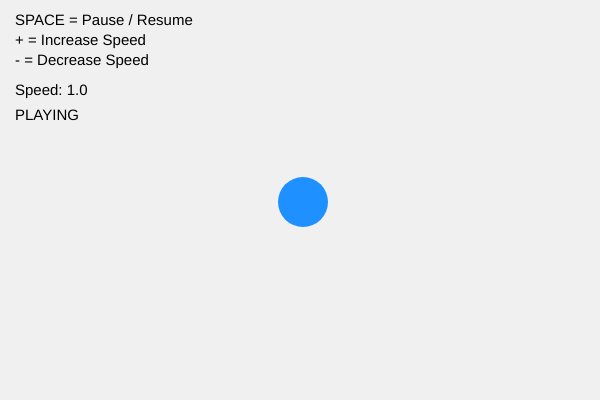
Frame 1 (no input)
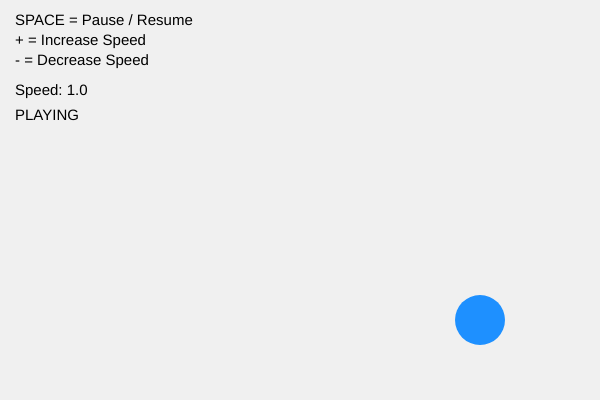
Frame 60 (no input)
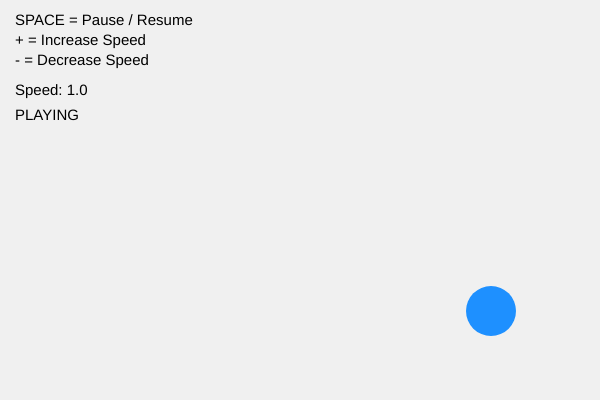
Frame 120 (the mouse pressed at the canvas centre since frame 60)

The p5.js sketch that drew these frames (run headless with seeded random() and noise() and a simulated clock; from frame 60 on, the mouse is pressed at the canvas centre):

// p5.js sketch
// ── sketch.js

let ballX = 300;
let ballY = 200;

let ballRadius = 25;

let speedX = 3;
let speedY = 2;

let speedMultiplier = 1;
let isPaused = false;

function setup() {
  createCanvas(600, 400);
}

function draw() {
  background(240);

  // Update the ball's position
  if (!isPaused) {
    ballX += speedX * speedMultiplier;
    ballY += speedY * speedMultiplier;

    // Bounce on the left and right edges
    if (ballX + ballRadius >= width) {
      ballX = width - ballRadius;
      speedX = -speedX;
    }

    if (ballX - ballRadius <= 0) {
      ballX = ballRadius;
      speedX = -speedX;
    }

    // Bounce on the top and bottom edges
    if (ballY + ballRadius >= height) {
      ballY = height - ballRadius;
      speedY = -speedY;
    }

    if (ballY - ballRadius <= 0) {
      ballY = ballRadius;
      speedY = -speedY;
    }
  }

  // Draw the ball
  fill(30, 144, 255);
  noStroke();
  circle(ballX, ballY, ballRadius * 2);

  // Display instructions
  fill(0);
  textSize(15);
  text("SPACE = Pause / Resume", 15, 25);
  text("+ = Increase Speed", 15, 45);
  text("- = Decrease Speed", 15, 65);

  text("Speed: " + speedMultiplier.toFixed(1), 15, 95);
  text(isPaused ? "PAUSED" : "PLAYING", 15, 120);
}

// Keyboard controls
function keyPressed() {
  if (key === ' ') {
    isPaused = !isPaused;
  }

  if (key === '+' || key === '=') {
    speedMultiplier += 0.5;
  }

  if (key === '-' && speedMultiplier > 0.5) {
    speedMultiplier -= 0.5;
  }
}
